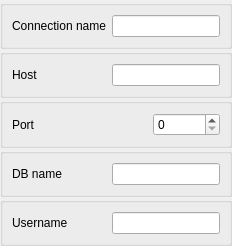
                          <widget class="QWidget" name="connection_info_tab">
                           <property name="sizePolicy">
                            <sizepolicy hsizetype="MinimumExpanding" vsizetype="MinimumExpanding">
                             <horstretch>0</horstretch>
                             <verstretch>0</verstretch>
                            </sizepolicy>
                           </property>
                           <layout class="QVBoxLayout" name="verticalLayout_22">
                            <property name="spacing">
                             <number>0</number>
                            </property>
                            <property name="leftMargin">
                             <number>0</number>
                            </property>
                            <property name="topMargin">
                             <number>0</number>
                            </property>
                            <property name="rightMargin">
                             <number>0</number>
                            </property>
                            <property name="bottomMargin">
                             <number>0</number>
                            </property>
                            <item>
                             <widget class="QGroupBox" name="info_connection_name_box">
                              <property name="title">
                               <string/>
                              </property>
                              <property name="alignment">
                               <set>Qt::AlignCenter</set>
                              </property>
                              <property name="flat">
                               <bool>true</bool>
                              </property>
                              <layout class="QHBoxLayout" name="horizontalLayout_47">
                               <item>
                                <widget class="QLabel" name="info_connection_name_label">
                                 <property name="sizePolicy">
                                  <sizepolicy hsizetype="Expanding" vsizetype="Preferred">
                                   <horstretch>0</horstretch>
                                   <verstretch>0</verstretch>
                                  </sizepolicy>
                                 </property>
                                 <property name="maximumSize">
                                  <size>
                                   <width>172</width>
                                   <height>82</height>
                                  </size>
                                 </property>
                                 <property name="text">
                                  <string>Connection name</string>
                                 </property>
                                </widget>
                               </item>
                               <item>
                                <widget class="QLineEdit" name="info_connection_name_value">
                                 <property name="sizePolicy">
                                  <sizepolicy hsizetype="Expanding" vsizetype="Preferred">
                                   <horstretch>0</horstretch>
                                   <verstretch>0</verstretch>
                                  </sizepolicy>
                                 </property>
                                 <property name="maximumSize">
                                  <size>
                                   <width>172</width>
                                   <height>82</height>
                                  </size>
                                 </property>
                                </widget>
                               </item>
                              </layout>
                             </widget>
                            </item>
                            <item>
                             <widget class="QGroupBox" name="info_connection_host_box">
                              <property name="title">
                               <string/>
                              </property>
                              <property name="alignment">
                               <set>Qt::AlignCenter</set>
                              </property>
                              <property name="flat">
                               <bool>true</bool>
                              </property>
                              <layout class="QHBoxLayout" name="horizontalLayout_48">
                               <item>
                                <widget class="QLabel" name="info_connection_host_label">
                                 <property name="sizePolicy">
                                  <sizepolicy hsizetype="Expanding" vsizetype="Preferred">
                                   <horstretch>0</horstretch>
                                   <verstretch>0</verstretch>
                                  </sizepolicy>
                                 </property>
                                 <property name="maximumSize">
                                  <size>
                                   <width>172</width>
                                   <height>82</height>
                                  </size>
                                 </property>
                                 <property name="text">
                                  <string>Host</string>
                                 </property>
                                </widget>
                               </item>
                               <item>
                                <widget class="QLineEdit" name="info_connection_host_value">
                                 <property name="sizePolicy">
                                  <sizepolicy hsizetype="Expanding" vsizetype="Preferred">
                                   <horstretch>0</horstretch>
                                   <verstretch>0</verstretch>
                                  </sizepolicy>
                                 </property>
                                 <property name="maximumSize">
                                  <size>
                                   <width>172</width>
                                   <height>82</height>
                                  </size>
                                 </property>
                                </widget>
                               </item>
                              </layout>
                             </widget>
                            </item>
                            <item>
                             <widget class="QGroupBox" name="info_connection_port_box">
                              <property name="title">
                               <string/>
                              </property>
                              <property name="flat">
                               <bool>true</bool>
                              </property>
                              <layout class="QHBoxLayout" name="horizontalLayout_49">
                               <item>
                                <widget class="QLabel" name="info_connection_port_label">
                                 <property name="sizePolicy">
                                  <sizepolicy hsizetype="Expanding" vsizetype="Preferred">
                                   <horstretch>0</horstretch>
                                   <verstretch>0</verstretch>
                                  </sizepolicy>
                                 </property>
                                 <property name="maximumSize">
                                  <size>
                                   <width>172</width>
                                   <height>82</height>
                                  </size>
                                 </property>
                                 <property name="text">
                                  <string>Port</string>
                                 </property>
                                </widget>
                               </item>
                               <item>
                                <widget class="QSpinBox" name="info_connection_port_value">
                                 <property name="sizePolicy">
                                  <sizepolicy hsizetype="Minimum" vsizetype="Preferred">
                                   <horstretch>0</horstretch>
                                   <verstretch>0</verstretch>
                                  </sizepolicy>
                                 </property>
                                 <property name="maximumSize">
                                  <size>
                                   <width>172</width>
                                   <height>82</height>
                                  </size>
                                 </property>
                                 <property name="maximum">
                                  <number>9999999</number>
                                 </property>
                                </widget>
                               </item>
                              </layout>
                             </widget>
                            </item>
                            <item>
                             <widget class="QGroupBox" name="info_connection_db_name_box">
                              <property name="sizePolicy">
                               <sizepolicy hsizetype="Preferred" vsizetype="Preferred">
                                <horstretch>0</horstretch>
                                <verstretch>0</verstretch>
                               </sizepolicy>
                              </property>
                              <property name="title">
                               <string/>
                              </property>
                              <property name="flat">
                               <bool>true</bool>
                              </property>
                              <layout class="QHBoxLayout" name="horizontalLayout_50">
                               <item>
                                <widget class="QLabel" name="info_connection_db_name_label">
                                 <property name="sizePolicy">
                                  <sizepolicy hsizetype="Expanding" vsizetype="Preferred">
                                   <horstretch>0</horstretch>
                                   <verstretch>0</verstretch>
                                  </sizepolicy>
                                 </property>
                                 <property name="maximumSize">
                                  <size>
                                   <width>172</width>
                                   <height>82</height>
                                  </size>
                                 </property>
                                 <property name="text">
                                  <string>DB name</string>
                                 </property>
                                </widget>
                               </item>
                               <item>
                                <widget class="QLineEdit" name="info_connection_db_name_value">
                                 <property name="sizePolicy">
                                  <sizepolicy hsizetype="Expanding" vsizetype="Preferred">
                                   <horstretch>0</horstretch>
                                   <verstretch>0</verstretch>
                                  </sizepolicy>
                                 </property>
                                 <property name="maximumSize">
                                  <size>
                                   <width>172</width>
                                   <height>82</height>
                                  </size>
                                 </property>
                                </widget>
                               </item>
                              </layout>
                             </widget>
                            </item>
                            <item>
                             <widget class="QGroupBox" name="info_connection_username_box">
                              <property name="title">
                               <string/>
                              </property>
                              <property name="flat">
                               <bool>true</bool>
                              </property>
                              <layout class="QHBoxLayout" name="horizontalLayout_51">
                               <item>
                                <widget class="QLabel" name="info_connection_username_label">
                                 <property name="sizePolicy">
                                  <sizepolicy hsizetype="Expanding" vsizetype="Preferred">
                                   <horstretch>0</horstretch>
                                   <verstretch>0</verstretch>
                                  </sizepolicy>
                                 </property>
                                 <property name="maximumSize">
                                  <size>
                                   <width>172</width>
                                   <height>82</height>
                                  </size>
                                 </property>
                                 <property name="text">
                                  <string>Username</string>
                                 </property>
                                </widget>
                               </item>
                               <item>
                                <widget class="QLineEdit" name="info_connection_username_value">
                                 <property name="sizePolicy">
                                  <sizepolicy hsizetype="Expanding" vsizetype="Preferred">
                                   <horstretch>0</horstretch>
                                   <verstretch>0</verstretch>
                                  </sizepolicy>
                                 </property>
                                 <property name="maximumSize">
                                  <size>
                                   <width>172</width>
                                   <height>82</height>
                                  </size>
                                 </property>
                                </widget>
                               </item>
                              </layout>
                             </widget>
                            </item>
                           </layout>
                          </widget>
